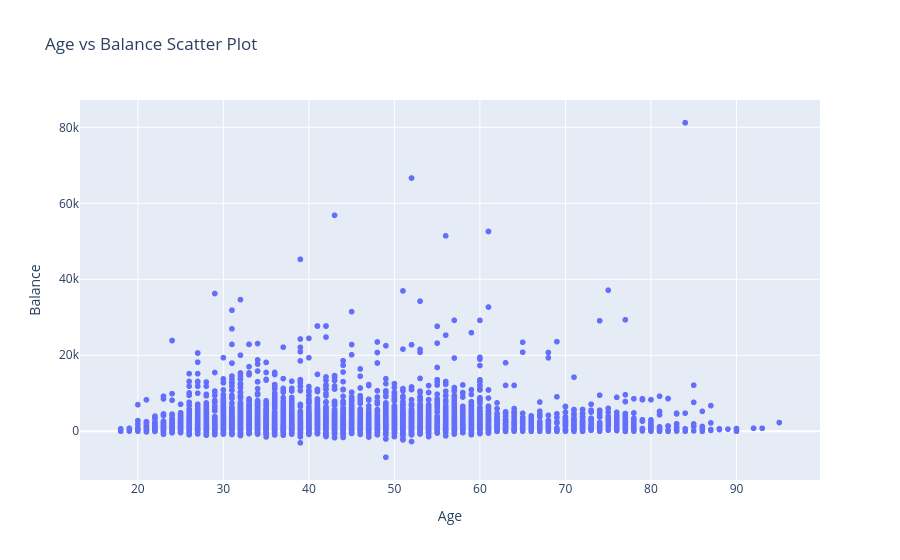

Write notebook code for a chart like this one.
### Markdown cell above
### **6.  Visualize age vs balance relationship using scatter plot.**

### Code cell
ageBlnc = px.scatter(data,
                     x="age",
                     y="balance",
                    #  animation_frame="marital",
                     labels={"age":"Age", "balance":"Balance"},
                     title="Age vs Balance Scatter Plot"
)
ageBlnc.show()

### Figure 1 — Plotly figure (JSON) as saved in the notebook; plotly's stock layout.template omitted (floating-point values rounded to 4 significant figures; data arrays with more than 128 entries replaced by an {"elided": "..."} marker saying what was removed)
{"data": [{"hovertemplate": "Age=%{x}<br>Balance=%{y}<extra></extra>", "legendgroup": "", "marker": {"color": "#636efa", "symbol": "circle"}, "mode": "markers", "name": "", "showlegend": false, "type": "scattergl", "x": {"elided": "11162 int values"}, "xaxis": "x", "y": {"elided": "11162 int values"}, "yaxis": "y"}], "layout": {"legend": {"tracegroupgap": 0}, "title": {"text": "Age vs Balance Scatter Plot"}, "xaxis": {"anchor": "y", "domain": [0, 1], "title": {"text": "Age"}}, "yaxis": {"anchor": "x", "domain": [0, 1], "title": {"text": "Balance"}}}}
